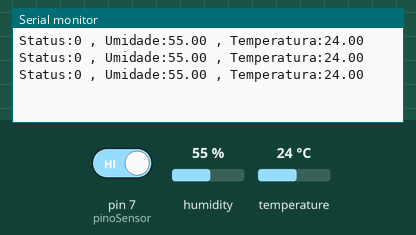
Simulated run of this sketch. Board: Arduino Uno, built with avr-gcc and run on an emulated ATmega328P. Shown: the last lines printed to the serial monitor. The test bench sets the inputs (shaded band); at power-on: humidity 55 %, pin 7 (pinoSensor) HIGH, temperature 24 °C.

Above: at 2.8 s.
2.9 s: humidity set to 22 %
At 4.3 s:
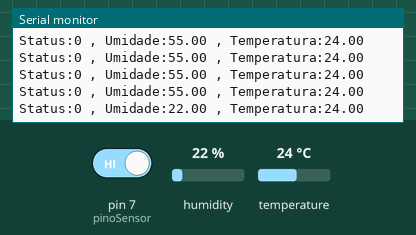
4.4 s: pin 7 (pinoSensor) driven LOW
At 5.7 s:
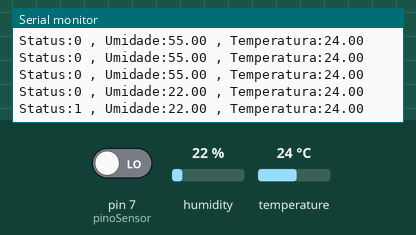
5.9 s: temperature set to 12 °C
At 7.3 s:
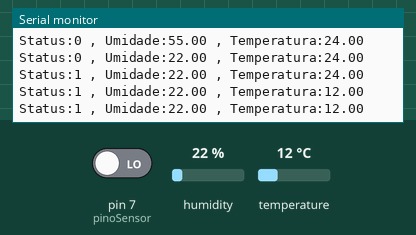
7.4 s: pin 7 (pinoSensor) driven HIGH
At 8.7 s:
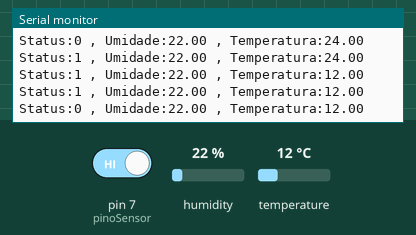
8.9 s: humidity set to 40 %
At 10.0 s:
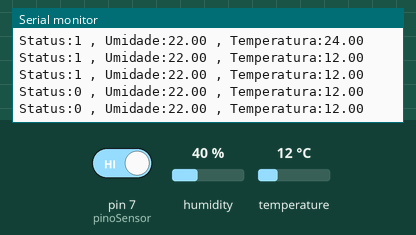
Timing chart, 0 to 11.4 s (numbered marks = the images above; inputs shaded):
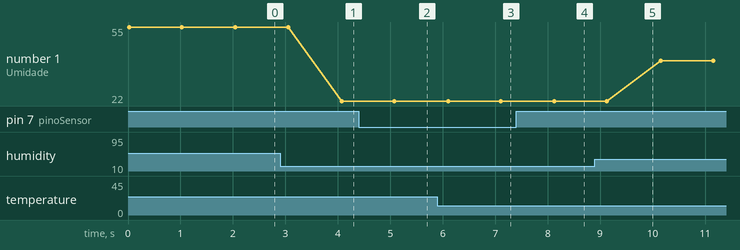

Measured:
- after the input at 2.9 s, the serial monitor: prints a new line after 1.2 s (image 1)
- after the input at 4.4 s, the serial monitor: prints a new line after 0.68 s (image 2)
- after the input at 5.9 s, the serial monitor: prints a new line after 0.20 s (image 3)
- after the input at 7.4 s, the serial monitor: prints a new line after 0.73 s (image 4)
- plotted number 1: 55 → 22 after the input at 2.9 s, 22 → 40 after the input at 8.9 s

The sketch:

SketchWindasSensor.ino
```cpp
#include "DHT.h" // Biblioteca do DHT
#define dht_type DHT11 //Definir tipo DHT11

int dht_pin = A0; // Definir Pino Analogico 0 para sensor DHT
DHT dht_1 = DHT(dht_pin, dht_type); // Declarar tipo do dht
int pinoSensor = 7; // Definir Pino Digital do sensor TCRT5000

void setup() {
  pinMode(pinoSensor, INPUT); //Iniciar entrada do Pino do sensor TCRT5000
  Serial.begin(9600); // Define a taxa de bits em 9600 p/ Seg.
  dht_1.begin(); // inicia dht 1
}

void loop() {
  float umidade = dht_1.readHumidity(); // Define variavel Umidade com valor Float da biblioteca DHT
  float temperatura = dht_1.readTemperature(); // Define variavel Temperatura com valor Float da biblioteca DHT
  Serial.print("Status:"); //imprime no monitor Serial Status
  if(digitalRead(pinoSensor) == LOW){ // Se o sensor detectar algo.
  Serial.print(1); // Imprime 1 para sim no monitor serial
  Serial.print(" , "); // separa os valores no monitor serial
  }
  else { // Se sensor estiver livre.
  Serial.print(0);// Imprime 0 para não no monitor serial
  Serial.print(" , ");// separa os valores no monitor serial
  }
  if(isnan(temperatura) or isnan(umidade)){ // Se houver algum erro e não devolver os dados em numeros exibe a mensagem:
    Serial.println("Erro ao ler");  // ERRO AO LER
  } else {
    Serial.print("Umidade:"); //imprime no monitor Serial
    Serial.print(umidade);//imprime no monitor Serial Valor da Umidade
    Serial.print(" , "); //imprime no monitor Serial Dividindo valores
    Serial.print("Temperatura:"); //imprime no monitor Serial
    Serial.println(temperatura); //imprime no monitor Serial valor da Temperatura e iniciando uma nova linha na sequencia


  }
  delay(1000);// Tempo para consultar os dados novamente
}
```
